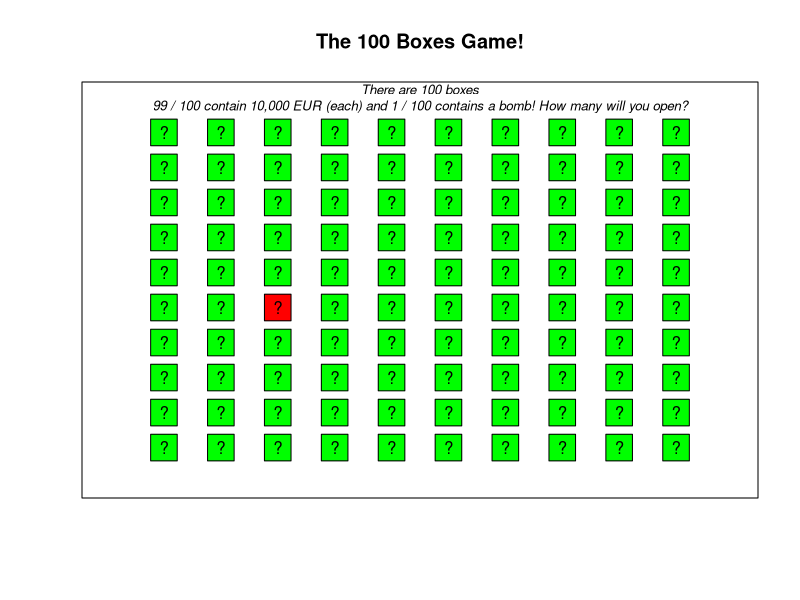

Recreate this plot in R.
## ---- chunk 1
knitr::opts_chunk$set(fig.width=12, fig.height=8,
                      echo=TRUE, warning=FALSE, message=FALSE)
## ---- chunk 2
# Random sample of 50 values from N(mean = 20, sd = 10)
x <- rnorm(n = 50, mean = 20, sd = 10)
## ---- chunk 3
# Plot of the Boxes Game

# Plotting space
plot(1, 
     xlim = c(0, 11), 
     ylim = c(0, 11),
     xlab = "", ylab = "", main = "The 100 Boxes Game!", 
     type = "n", xaxt = "n", yaxt = "n")

text(x = 5.5,
     y = 11, 
     labels = "There are 100 boxes\n99 / 100 contain 10,000 EUR (each) and 1 / 100 contains a bomb! How many will you open?", 
     font = 3,    # Italic font
     cex = .8)    # Slightly smaller font size

# Boxes
points(x = rep(1:10, times = 10), 
       y = rep(1:10, each = 10), 
       pch = 22, 
       cex = 4, 
       bg = sample(c(rep("green", 99), "red")))

# Labels
points(x = rep(1:10, times = 10), 
       y = rep(1:10, each = 10), 
       pch = "?")
## ---- chunk 4
# This vector represents the room of 100 boxes
room_100 <- c(rep(10, 99), -Inf)
## ---- chunk 5
open <- 0  # How many do you want to open? Change the value from 0 to your number
## ---- chunk 6
# Run this chunk to create the function
boxes_game <- function(open, room) {

# Prevents exponent printing in the output
options("scipen" = 100, "digits" = 4)
  
# Outcome if no boxes are opened
if(open == 0) {
  
  print("You didn't open any boxes! You earned nothing but are still alive")}

# If at least 1 box is opened...
if(open > 0) {
  
  result <- sample(x = room,
                   size = open)

if(-Inf %in% result) {
  
  print(paste("You're dead!!! You opened ", open, 
              " boxes and got the bomb!!!", sep = ""))}

if((-Inf %in% result) == FALSE) {
  
  print(paste("Congratulations!!! You opened ", open, 
              " boxes and earned ", sum(result), 
              " Thousand Euros! Don't you want to play again? :)", sep = ""))}
}
  
}
